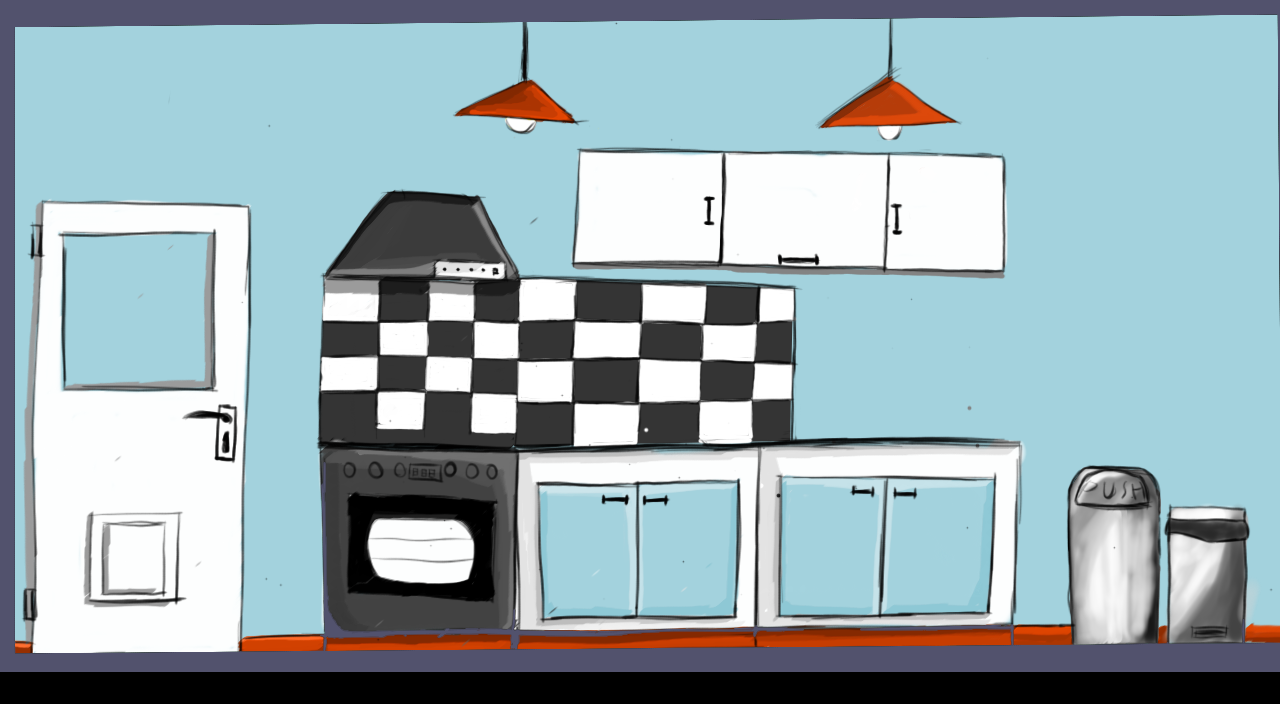

Rendered tile map (Tiled .tmx) drawn with the repository's tilesets; below, a short description and the map source with its tile grids summarised:
An orthogonal 40x22 tile map with 32x32 px tiles, 1 tile layer (Tilelaag 2) and 10 objects (b_top, b_left, b_bottom, b_right).

<map version="1.0" orientation="orthogonal" renderorder="right-down" width="40" height="22" tilewidth="32" tileheight="32" nextobjectid="58">
 <tileset firstgid="1" name="background" tilewidth="32" tileheight="32">
  <image source="kitchen.png" width="1440" height="960" />
 </tileset>
 <layer name="Tilelaag 2" width="40" height="22">
  <data>[880 cells, 840 non-empty, 840 distinct tile ids]</data>
 </layer>
 <objectgroup name="collision">
  <object id="38" name="b_top" x="-4" y="-6.66667">
   <polygon points="0,0 1466.67,-1.33333 1468,29.3333 1.33333,33.3333" />
  </object>
  <object id="40" name="b_left" x="-21.3333" y="26.6667">
   <polygon points="0,0 37.3333,0 34.6667,660 9.33333,657.333" />
  </object>
  <object id="41" name="b_bottom" x="17.3333" y="654.667">
   <polygon points="0,0 1313.33,-13.3333 1314.67,26.6667 -2.66667,41.3333" />
  </object>
  <object id="43" name="b_right" x="1273.33" y="26.6667">
   <polygon points="0,0 6.66667,613.333 49.3333,614.667 52,-1.33333" />
  </object>
  <object id="45" x="318" y="441">
   <polygon points="0,0 703,-1 703,11 1,12" />
  </object>
  <object id="50" x="580" y="149">
   <polygon points="0,0 421,7 422,14 0,10" />
  </object>
  <object id="52" x="1068" y="496">
   <polygon points="0,0 8,-25 20,-30 77,-29 92,-10 90,1" />
  </object>
  <object id="53" x="1171" y="509">
   <polygon points="0,0 0,8 73,10 73,-1" />
  </object>
  <object id="54" x="45" y="203">
   <polygon points="0,0 204,3 205,16 -2,15" />
  </object>
  <object id="57" x="325.333" y="274.667">
   <polygon points="0,0 64,-82.6667 152,-77.3333 195.333,3.33333" />
  </object>
 </objectgroup>
</map>